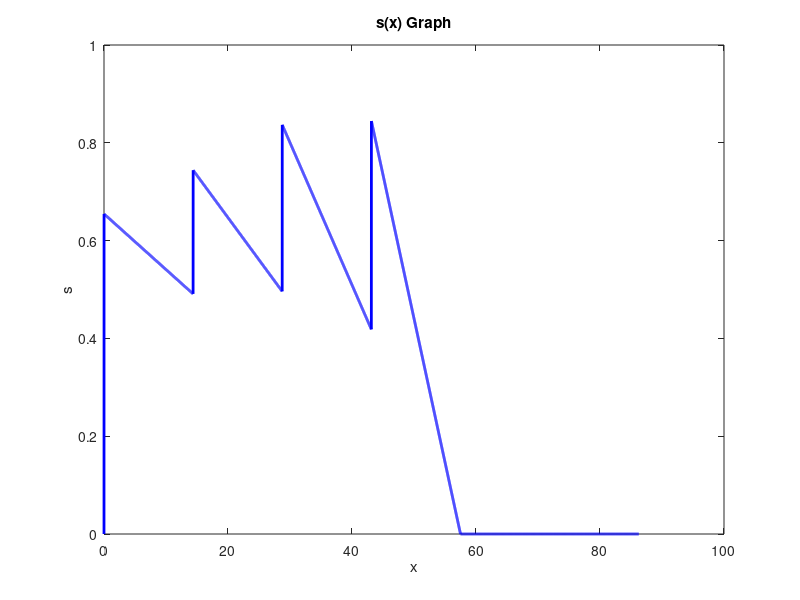

Here is the MATLAB script that generated this plot: (Note: this script raises an error after producing the figure.)
%% Maximum Normal Stress

% Clear previous data and command window
clear;
clc;

% Number of segments
N = 6;
% Length
L = 86.25;
% Matrix for x axis
x = 0:0.01:L;
% Thickness of each segment on antenna
h = 1;
% Concentrated force
F = 1;
% Bending moment
m = F;

% Find I1
I1 = pi/4*h^4*(N^4-(N-1)^4); 

% Pre-allocate space for drop matrix
d = zeros(N-1,1);

% Iterate through matrix X
for i = 1:numel(x) 
    
    %% I(x)
    % Set range for values according to how many sections are chosen, basically the values for the summation 
    for n = 1:N-1 
        
        % Find and set the amount dropped per section in an array a
        d(n) = I1 - h^4*((N-n).^4-(N-n-1).^4); 
        
        % First section of plot, ranging from 0 to L/N (assumes n=1 as first n in n*L/N)
        if (x(i)>=0) && (x(i) < L/N) 
            
            % Value for I in first section of plot is maximum I value (I1 solved for in lines previous)
            I(i)=I1; 
            
        % Run through the following sections of plot according to n, ie 2*L/N,3*L/N,4*L/N, etc. until final range is reached
        elseif (x(i) >= n*L/N) && (x(i) <= (n+1)*L/N) 
        
            % Find value for I in given section, set value in the array I
            I(i) = pi/4*h^4*(I1 - d(n)); 
            
        end
        
    end
    
    %% C(x)
    % Iterate from 0 to number of segments on antenna 
    for n = 0:N 
        
        % For values of a(i) that are between the interval, the values of C(i) are (number of segments - iterable in sum) * thickness of segment
        if x(i) <= ((n + 1) * L / N) && x(i) >= ((n) * L / N)
            
            C(i) = (N - n) .* h;

        end
        
    end
    
    %% M(x)
    % For values of x(i) that are less than 0, the values of BM(i) are 0
    if x(i) < 0

        BM(i) = 0;

    % For the values between the interval
    elseif (x(i) > 0) && (x(i) < 2/3 * L)
        
        % The value of BM(i) is the (bending moment formula * length) - (2 * force * length) / 3
        BM(i) = m * x(i) - 2 * F * L/3;

    % When the values are not included in the interval, the values of BM(i) are 0
    else 
        
        BM(i) = 0;

    end
    
    %% s(x)
    % Calculate normal stress
    s(i) = (abs(BM(i)) * C(i))/(I(i));
    
end

%% Plotting
% Plot all values of x versus all values of I
plot(x, s, 'blue', 'LineWidth', 2) 
xlabel('x')
ylabel('s')
title('s(x) Graph')

% Export Plot
ax = gca;
ax.YAxis.Exponent = 0;
exportgraphics(ax, 'figures/curve_I.png', 'Resolution', 300)

